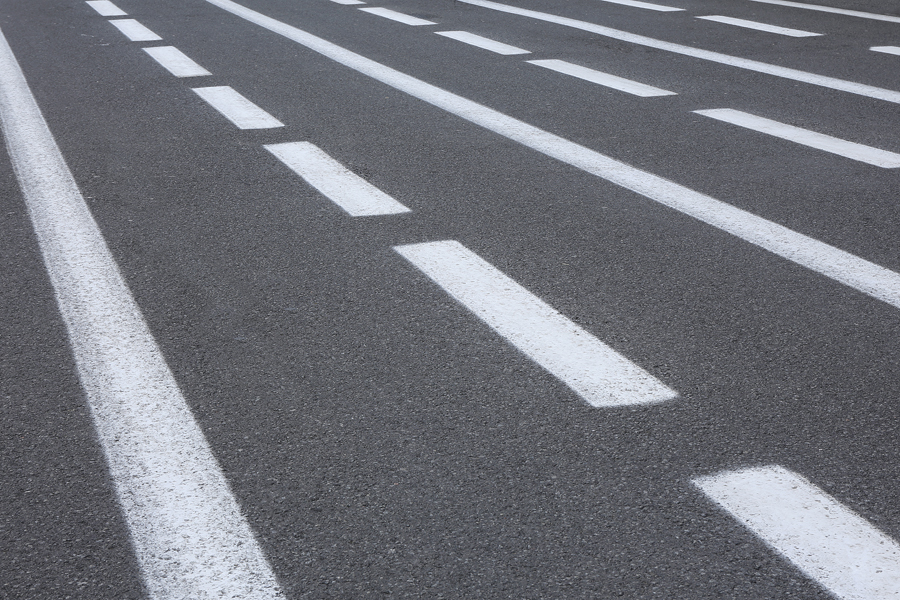
#> input picture lab4/lab4_1.jpg, 900 x 600 px
$ python lab4_3.py
#> lines starting #> are read from the running program, lines starting #| are printed output that depends on the picture; after the words box and inside, x2 and y2 are one past the last pixel; in counts of white or black regions, pixels touching at a corner belong together
import cv2
import numpy as np

#Применение порогового фильтра к изображению (порог одинаковый
#для всех пикселей изображения, но вычисляется автоматически)
road1 = cv2.imread('lab4_1.jpg', cv2.IMREAD_GRAYSCALE)
#> road1: shape (600, 900); min 22, max 244, mean 117
maxVal1 = 255
threshold1 = 100 #127 170 220
threshold1, road1_1 = cv2.threshold(road1, threshold1 ,maxVal1 , cv2.THRESH_OTSU)
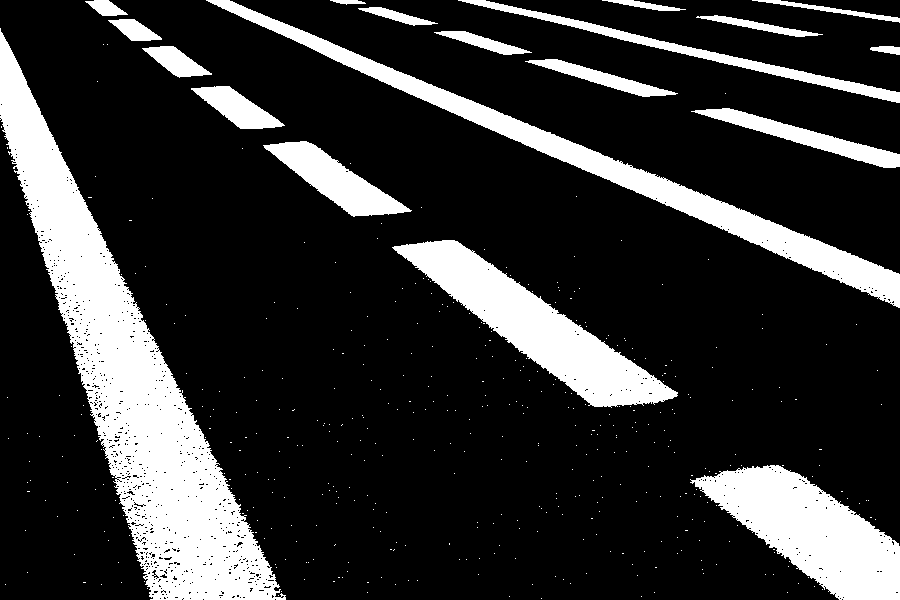
#> road1_1: shape (600, 900); 19.9% white; 451 white regions (432 under 20 px), largest, box (x1, y1, x2, y2) and area: (0, 28, 286, 600) 43131, (206, 0, 900, 308) 15487, (690, 465, 900, 600) 14316
#> threshold1 = 150
cv2.imwrite(f"lab4_1_THRESH_OTSU_{threshold1}_{maxVal1}.jpg",road1_1)
threshold1, road1_1 = cv2.threshold(road1, threshold1 ,maxVal1 , cv2.THRESH_TRIANGLE)
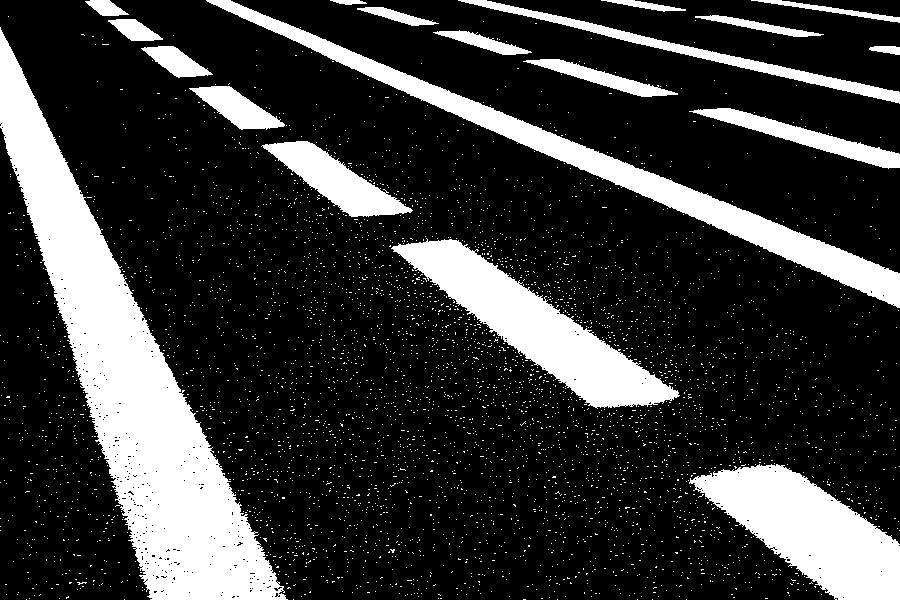
#> road1_1: shape (600, 900); 22% white; 4230 white regions (4211 under 20 px), largest, box (x1, y1, x2, y2) and area: (0, 27, 288, 600) 45472, (206, 0, 900, 308) 16194, (391, 238, 680, 409) 14953
#> threshold1 = 127
cv2.imwrite(f"lab4_1_THRESH_TRIANGLE_{threshold1}_{maxVal1}.jpg",road1_1)

$ run again, with lab4/lab4.jpg copied over lab4/lab4_1.jpg
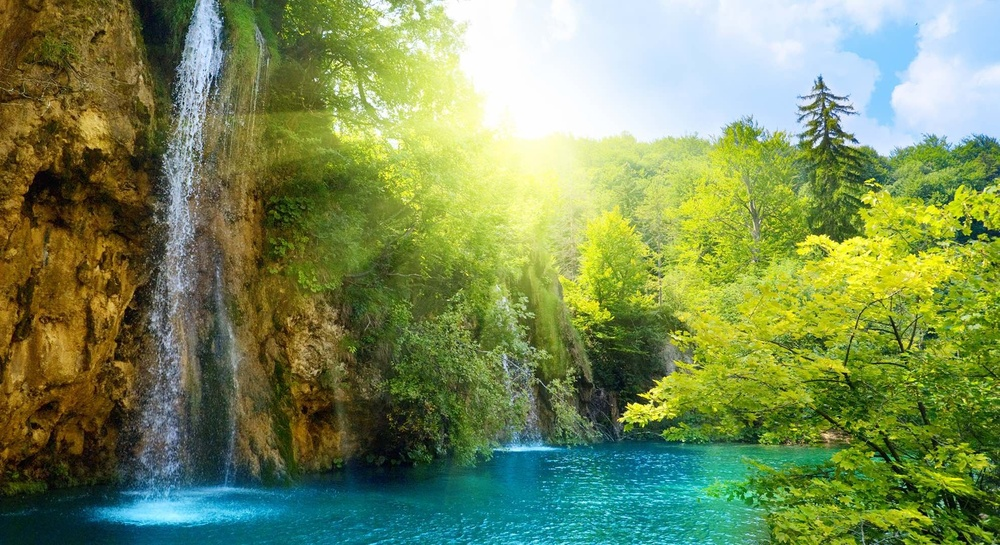
#> input picture lab4/lab4.jpg, 1000 x 545 px, shrunk from 1980 x 1080 before the run
#> `threshold1, road1_1 = cv2.threshold(road1, threshold1 ,maxVal1 , cv2.T..`:
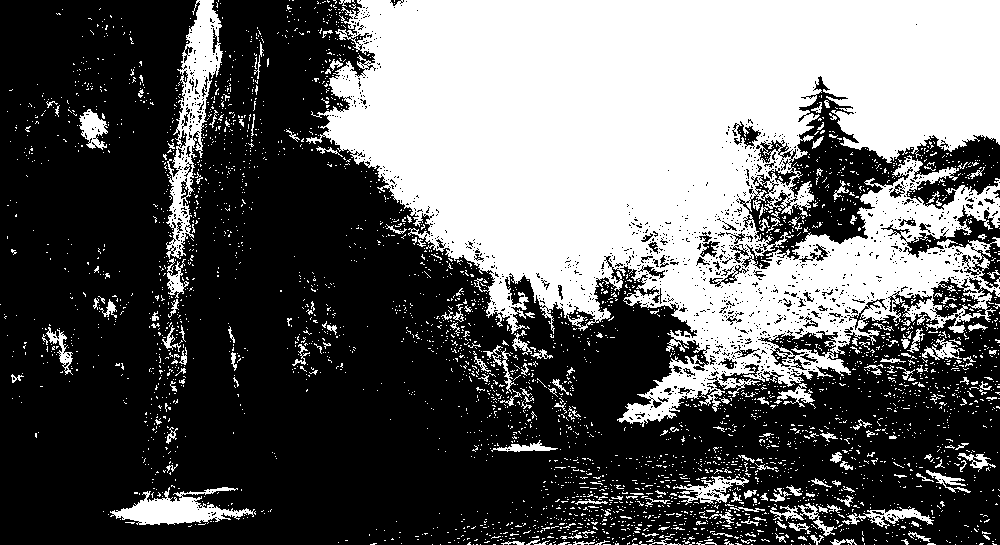
#> road1_1: shape (545, 1000); 37.8% white; 3647 white regions (3449 under 20 px), largest, box (x1, y1, x2, y2) and area: (306, 0, 1000, 427) 175627, (166, 0, 223, 259) 5028, (110, 487, 255, 525) 2506
#> `threshold1, road1_1 = cv2.threshold(road1, threshold1 ,maxVal1 , cv2.T..`: threshold1 = 142
#> `threshold1, road1_1 = cv2.threshold(road1, threshold1 ,maxVal1 , cv2.T..`:
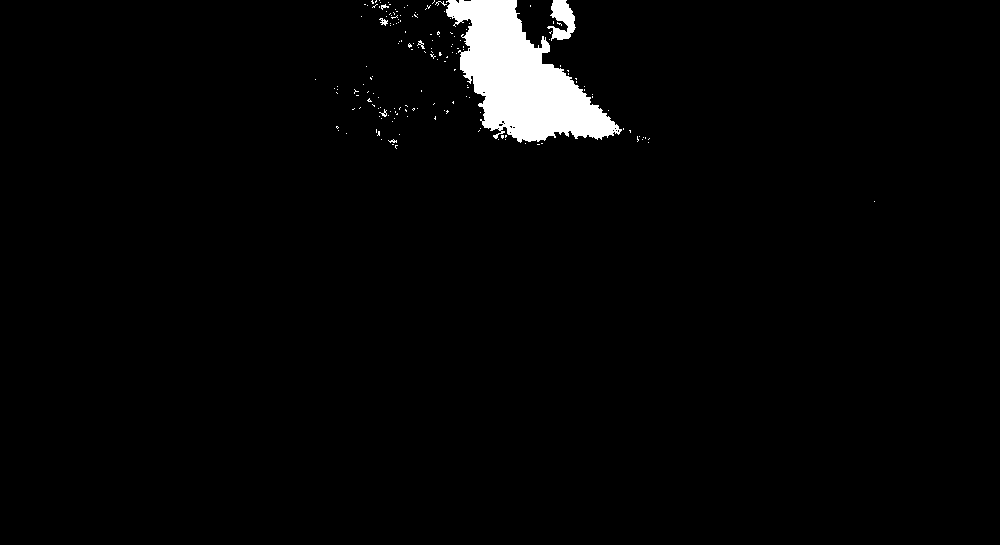
#> road1_1: shape (545, 1000); 2.5% white; 168 white regions (161 under 20 px), largest, box (x1, y1, x2, y2) and area: (446, 0, 622, 143) 12610, (547, 0, 576, 41) 673, (379, 18, 388, 26) 36
#> `threshold1, road1_1 = cv2.threshold(road1, threshold1 ,maxVal1 , cv2.T..`: threshold1 = 249
